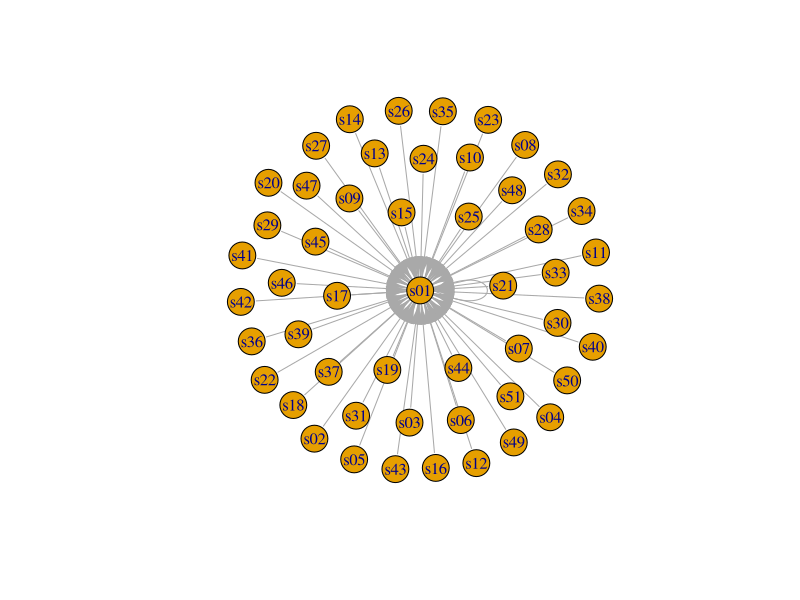
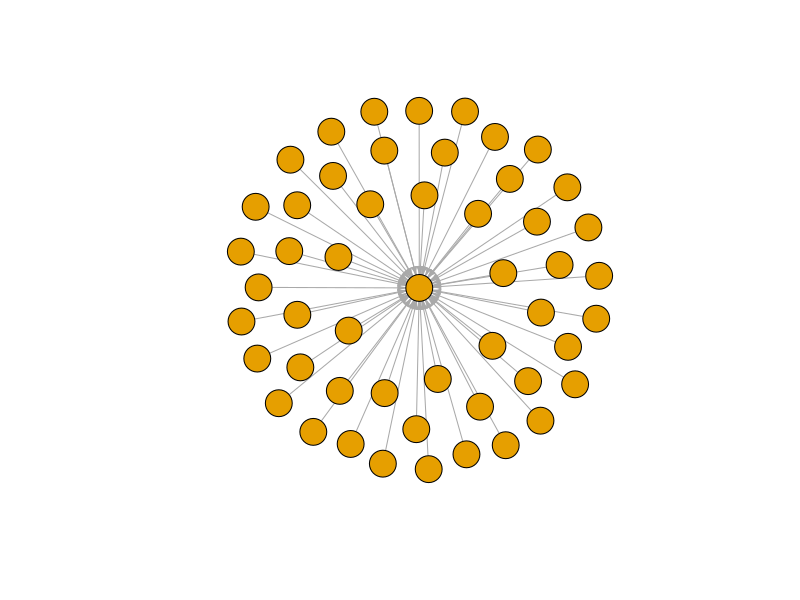
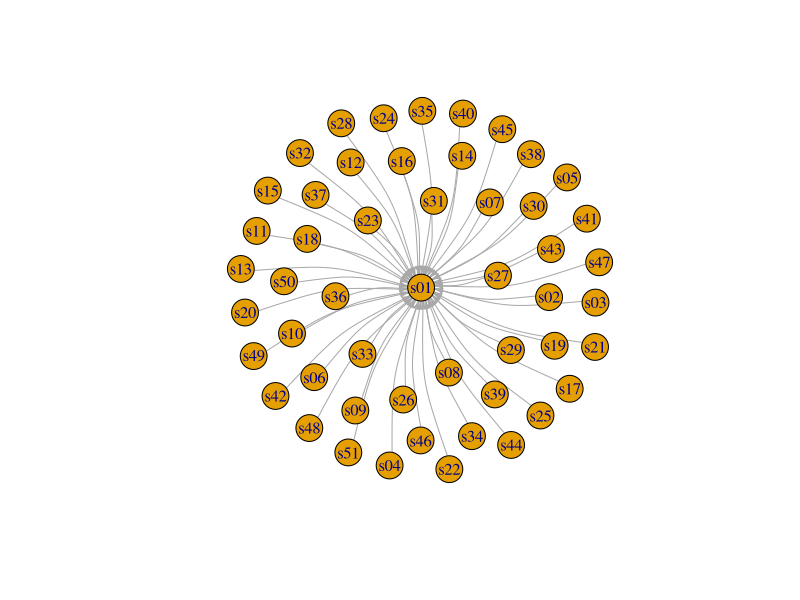
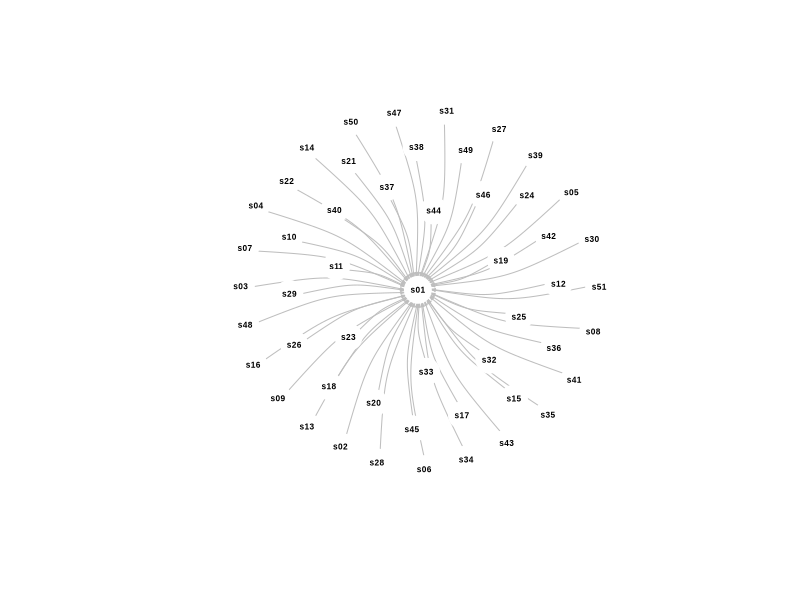

Recreate these plots in R, in order.

# -------~~ DATASET 1: edgelist  --------

getwd()

setwd("../Data/additional_materials")
 
# Read in the data:
nodes <- read.csv("nodes_file.csv", header=T, as.is=T)
links <- read.csv("d_edges_file.csv", header=T, as.is=T)

# Examine the data:
head(nodes)
tail(nodes)
head(links)
tail(links)
# Converting the data to an igraph object:
# The graph_from_data_frame() function takes two data frames: 'd' and 'vertices'.
# 'd' describes the edges of the network - it should start with two columns 
# containing the source and target node IDs for each network tie.
# 'vertices' should start with a column of node IDs. It can be omitted.
# Any additional columns in either data frame are interpreted as attributes.

library("igraph")

net <- graph_from_data_frame(d=links, vertices=nodes, directed=T) 


# Examine the resulting object:
class(net)
net 

# The description of an igraph object starts with four letters:
#     D or U, for a directed or undirected graph
#     N for a named graph (where nodes have a `name` attribute)
#     W for a weighted graph (where edges have a `weight` attribute)
#     B for a bipartite (two-mode) graph (where nodes have a `type` attribute)
# The two numbers that follow (17 49) refer to the number of nodes and edges in the graph.
# The description also lists node & edge attributes


# We can access the nodes, edges, and their attributes:
E(net)
V(net)
E(net)$type
V(net)$media

# If you need them, you can extract an edge list 
# or a matrix back from the igraph networks.
as_edgelist(net, names=T)
as_adjacency_matrix(net, attr="weight")

# Or data frames describing nodes and edges:
as_data_frame(net, what="edges")
as_data_frame(net, what="vertices")


# You can also access the network matrix directly:
net[1,]
net[5,7]

# First attempt to plot the graph:
plot(net) # not pretty!

# Removing loops from the graph:
net <- simplify(net, remove.multiple = F, remove.loops = T) 

# Let's and reduce the arrow size and remove the labels:
plot(net, edge.arrow.size=.4,vertex.label=NA)

# Plot with curved edges (edge.curved=.1) and reduce arrow size:
# Note that using curved edges will allow you to see multiple links
# between two nodes (e.g. links going in either direction, or multiplex links)
plot(net, edge.arrow.size=.4, edge.curved=.2)

# Set edge color to light gray, the node & border color to orange 
# Replace the vertex label with the node names stored in "media"
plot(net, edge.arrow.size=.2, edge.curved=.2, edge.color="grey",
     vertex.color="white", vertex.frame.color="#ffffff", vertex.label=V(net)$media,
     vertex.label.color="black", vertex.label.family="Arial",
     vertex.label.cex=.5, vertex.label.font=2) 


